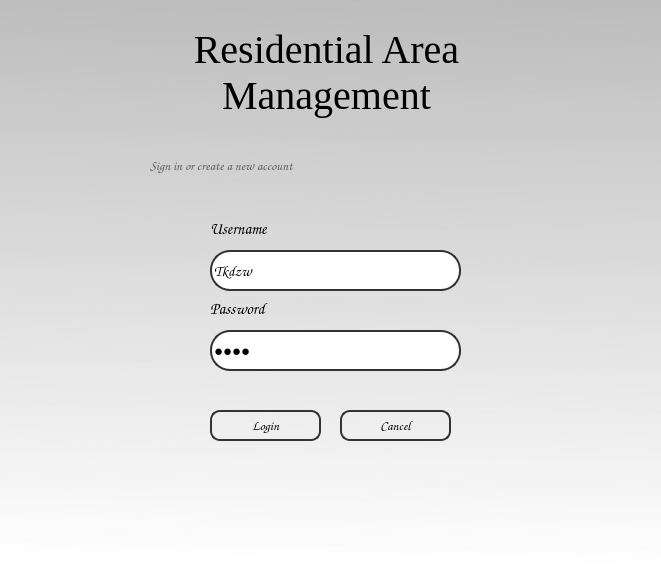
<?xml version="1.0" encoding="UTF-8"?>
<ui version="4.0">
 <class>Dialog</class>
 <widget class="QDialog" name="Dialog">
  <property name="geometry">
   <rect>
    <x>0</x>
    <y>0</y>
    <width>661</width>
    <height>571</height>
   </rect>
  </property>
  <property name="minimumSize">
   <size>
    <width>661</width>
    <height>571</height>
   </size>
  </property>
  <property name="windowTitle">
   <string>Dialog</string>
  </property>
  <property name="styleSheet">
   <string notr="true">QPushButton{
	border-radius:10px;
	border:2px solid rgb(51, 51, 51);
	font: 10pt &quot;Comic Sans MS&quot;;
}

QLineEdit{
	border-radius:10px;
	border:2px solid rgb(51, 51, 51);
}

QPushButton:focus {
	border:3px solid rgb(51, 51, 51);
}

QPushButton:hover {
	border:3px solid rgb(51, 51, 51);
}

QPushButton:pressed{
	border-radius:10px;
	border:2px solid rgb(51, 51, 51);
	background-color: rgb(73, 161, 255);
}</string>
  </property>
  <widget class="QWidget" name="bgwidget" native="true">
   <property name="geometry">
    <rect>
     <x>0</x>
     <y>0</y>
     <width>881</width>
     <height>571</height>
    </rect>
   </property>
   <property name="minimumSize">
    <size>
     <width>881</width>
     <height>571</height>
    </size>
   </property>
   <property name="styleSheet">
    <string notr="true">QWidget#bgwidget{
	background-color: qlineargradient(spread:pad, x1:0.54, y1:0, x2:0.517045, y2:1, stop:0 rgba(0, 0, 0, 54), stop:1 rgba(255, 255, 255, 255));
}</string>
   </property>
   <widget class="QLabel" name="label">
    <property name="geometry">
     <rect>
      <x>150</x>
      <y>150</y>
      <width>231</width>
      <height>31</height>
     </rect>
    </property>
    <property name="font">
     <font>
      <family>Comic Sans MS</family>
      <pointsize>10</pointsize>
      <weight>50</weight>
      <italic>false</italic>
      <bold>false</bold>
     </font>
    </property>
    <property name="styleSheet">
     <string notr="true">color: rgb(93, 93, 93);
</string>
    </property>
    <property name="text">
     <string>Sign in or create a new account</string>
    </property>
   </widget>
   <widget class="QPushButton" name="btnLogin">
    <property name="geometry">
     <rect>
      <x>210</x>
      <y>410</y>
      <width>111</width>
      <height>31</height>
     </rect>
    </property>
    <property name="sizePolicy">
     <sizepolicy hsizetype="Minimum" vsizetype="Fixed">
      <horstretch>0</horstretch>
      <verstretch>0</verstretch>
     </sizepolicy>
    </property>
    <property name="font">
     <font>
      <family>Comic Sans MS</family>
      <pointsize>10</pointsize>
      <weight>50</weight>
      <italic>false</italic>
      <bold>false</bold>
      <stylestrategy>PreferDefault</stylestrategy>
      <kerning>true</kerning>
     </font>
    </property>
    <property name="cursor">
     <cursorShape>PointingHandCursor</cursorShape>
    </property>
    <property name="text">
     <string>Login</string>
    </property>
    <property name="shortcut">
     <string>Ctrl+S</string>
    </property>
   </widget>
   <widget class="QLabel" name="lblUsername">
    <property name="geometry">
     <rect>
      <x>210</x>
      <y>220</y>
      <width>71</width>
      <height>16</height>
     </rect>
    </property>
    <property name="font">
     <font>
      <family>Comic Sans MS</family>
      <pointsize>12</pointsize>
     </font>
    </property>
    <property name="text">
     <string>Username</string>
    </property>
   </widget>
   <widget class="QLabel" name="lblPassword">
    <property name="geometry">
     <rect>
      <x>210</x>
      <y>300</y>
      <width>71</width>
      <height>16</height>
     </rect>
    </property>
    <property name="font">
     <font>
      <family>Comic Sans MS</family>
      <pointsize>12</pointsize>
     </font>
    </property>
    <property name="text">
     <string>Password</string>
    </property>
   </widget>
   <widget class="QLineEdit" name="txtUsername">
    <property name="geometry">
     <rect>
      <x>210</x>
      <y>250</y>
      <width>251</width>
      <height>41</height>
     </rect>
    </property>
    <property name="font">
     <font>
      <family>Comic Sans MS</family>
      <pointsize>11</pointsize>
     </font>
    </property>
    <property name="styleSheet">
     <string notr="true">QLineEdit{
border-radius:20px;
}


QLineEdit:focus {
border:3px solid rgb(51, 51, 51);

}
</string>
    </property>
    <property name="inputMask">
     <string/>
    </property>
    <property name="text">
     <string>Tkdzw</string>
    </property>
   </widget>
   <widget class="QLineEdit" name="txtPassword">
    <property name="geometry">
     <rect>
      <x>210</x>
      <y>330</y>
      <width>251</width>
      <height>41</height>
     </rect>
    </property>
    <property name="font">
     <font>
      <pointsize>11</pointsize>
     </font>
    </property>
    <property name="styleSheet">
     <string notr="true">QLineEdit{
border-radius:20px;
}


QLineEdit:focus {
border:3px solid rgb(51, 51, 51);

}
</string>
    </property>
    <property name="inputMask">
     <string/>
    </property>
    <property name="text">
     <string>1234</string>
    </property>
    <property name="echoMode">
     <enum>QLineEdit::Password</enum>
    </property>
   </widget>
   <widget class="QLabel" name="lblError">
    <property name="geometry">
     <rect>
      <x>220</x>
      <y>370</y>
      <width>221</width>
      <height>31</height>
     </rect>
    </property>
    <property name="font">
     <font>
      <family>Garamond</family>
      <pointsize>14</pointsize>
     </font>
    </property>
    <property name="styleSheet">
     <string notr="true">color: rgb(0, 0, 0);</string>
    </property>
    <property name="text">
     <string/>
    </property>
   </widget>
   <widget class="QPushButton" name="btnExit">
    <property name="geometry">
     <rect>
      <x>340</x>
      <y>410</y>
      <width>111</width>
      <height>31</height>
     </rect>
    </property>
    <property name="sizePolicy">
     <sizepolicy hsizetype="Minimum" vsizetype="Fixed">
      <horstretch>0</horstretch>
      <verstretch>0</verstretch>
     </sizepolicy>
    </property>
    <property name="font">
     <font>
      <family>Comic Sans MS</family>
      <pointsize>10</pointsize>
      <weight>50</weight>
      <italic>false</italic>
      <bold>false</bold>
      <stylestrategy>PreferDefault</stylestrategy>
      <kerning>true</kerning>
     </font>
    </property>
    <property name="cursor">
     <cursorShape>PointingHandCursor</cursorShape>
    </property>
    <property name="text">
     <string>Cancel</string>
    </property>
    <property name="shortcut">
     <string>Ctrl+S</string>
    </property>
   </widget>
   <widget class="QLabel" name="DialogTitle">
    <property name="geometry">
     <rect>
      <x>0</x>
      <y>7</y>
      <width>653</width>
      <height>131</height>
     </rect>
    </property>
    <property name="font">
     <font>
      <family>Times New Roman</family>
      <pointsize>30</pointsize>
      <weight>50</weight>
      <bold>false</bold>
     </font>
    </property>
    <property name="styleSheet">
     <string notr="true"/>
    </property>
    <property name="text">
     <string>Residential Area
Management</string>
    </property>
    <property name="alignment">
     <set>Qt::AlignCenter</set>
    </property>
   </widget>
  </widget>
 </widget>
 <tabstops>
  <tabstop>txtUsername</tabstop>
  <tabstop>txtPassword</tabstop>
  <tabstop>btnLogin</tabstop>
 </tabstops>
 <resources/>
 <connections/>
</ui>
